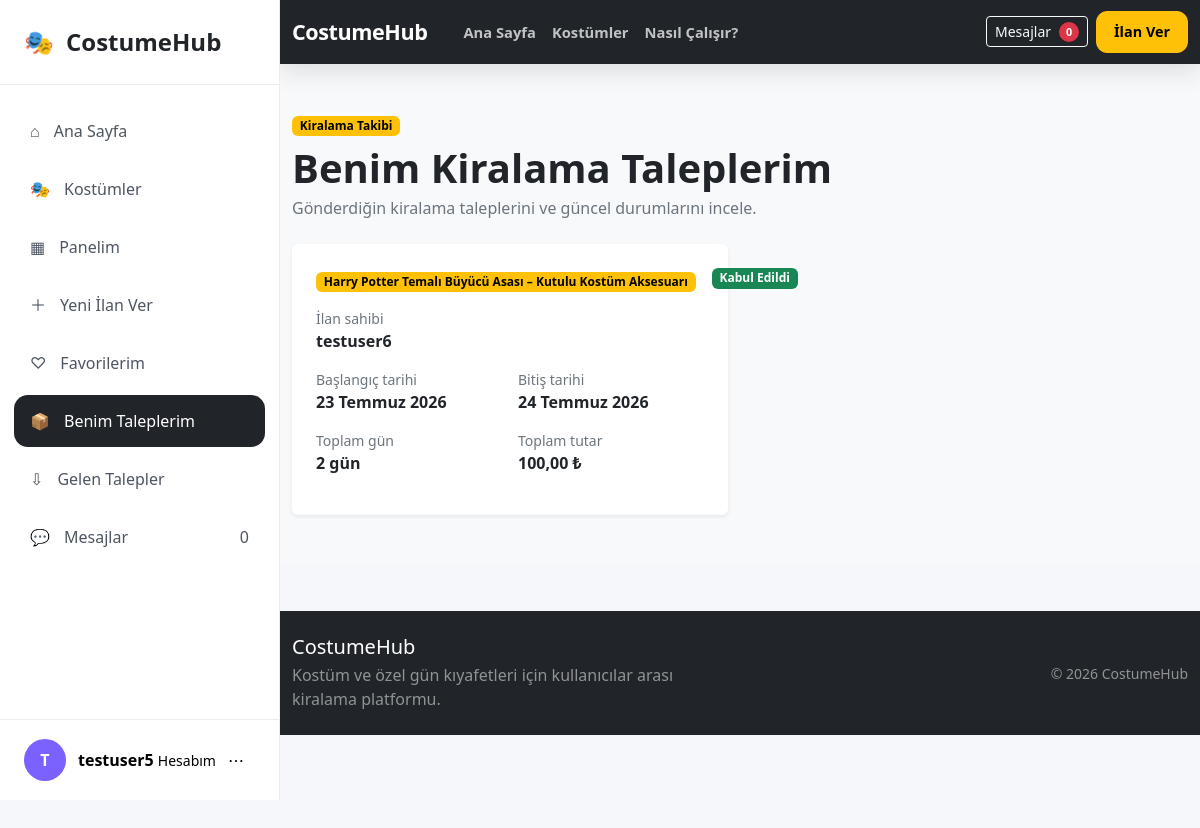
Screenshot of /kiralamalar/benim-taleplerim/ (signed in) with the database file from the repository.
### rentals/models.py (models this page shows, shortened)
class KiralamaTalebi(models.Model):
    DURUM_SECENEKLERI = [
        ("BEKLIYOR", "Bekliyor"),
        ("KABUL_EDILDI", "Kabul Edildi"),
        ("TESLIM_EDILDI", "Teslim Edildi"),
        ("IADE_EDILDI", "İade Edildi"),
        ("TAMAMLANDI", "Tamamlandı"),
        ("REDDEDILDI", "Reddedildi"),
        ("IPTAL_EDILDI", "İptal Edildi"),
    ]
    ilan = models.ForeignKey(
        "products.Ilan",
        on_delete=models.CASCADE,
        related_name="kiralama_talepleri",
        verbose_name="İlan",
    )
    kiraci = models.ForeignKey(
        settings.AUTH_USER_MODEL,
        on_delete=models.CASCADE,
        related_name="kiralama_talepleri",
        verbose_name="Kiracı",
    )
    baslangic_tarihi = models.DateField(
        verbose_name="Başlangıç tarihi",
    )
    bitis_tarihi = models.DateField(
        verbose_name="Bitiş tarihi",
    )
    toplam_gun = models.PositiveIntegerField(
        verbose_name="Toplam gün",
    )
    toplam_tutar = models.DecimalField(
        max_digits=10,
        decimal_places=2,
        verbose_name="Toplam tutar",
    )
    durum = models.CharField(
        max_length=20,
        choices=DURUM_SECENEKLERI,
        default="BEKLIYOR",
        verbose_name="Talep durumu",
    )
    not_metni = models.TextField(
        blank=True,
        verbose_name="Kiracı notu",
    )
    olusturulma_tarihi = models.DateTimeField(
        auto_now_add=True,
        verbose_name="Oluşturulma tarihi",
    )
    guncellenme_tarihi = models.DateTimeField(
        auto_now=True,
        verbose_name="Güncellenme tarihi",
    )
    class Meta:
        verbose_name = "Kiralama talebi"
        verbose_name_plural = "Kiralama talepleri"
        ordering = ["-olusturulma_tarihi"]

### products/models.py (models this page shows, shortened)
class Ilan(models.Model):
    BEDEN_SECENEKLERI = [
        ("XS", "XS"),
        ("S", "S"),
        ("M", "M"),
        ("L", "L"),
        ("XL", "XL"),
        ("XXL", "XXL"),
        ("STANDART", "Standart"),
    ]
    DURUM_SECENEKLERI = [
        ("TASLAK", "Taslak"),
        ("YAYINDA", "Yayında"),
        ("PASIF", "Pasif"),
    ]
    ilan_sahibi = models.ForeignKey(
        settings.AUTH_USER_MODEL,
        on_delete=models.CASCADE,
        related_name="ilanlar",
        verbose_name="İlan sahibi",
    )
    kategori = models.ForeignKey(
        Kategori,
        on_delete=models.PROTECT,
        related_name="ilanlar",
        verbose_name="Kategori",
    )
    baslik = models.CharField(
        max_length=150,
        verbose_name="İlan başlığı",
    )
    aciklama = models.TextField(
        max_length=2000,
        verbose_name="Açıklama",
    )
    fotograf = models.ImageField(
        upload_to="ilanlar/",
        blank=True,
        null=True,
        verbose_name="İlan fotoğrafı",
    )
    beden = models.CharField(
        max_length=20,
        choices=BEDEN_SECENEKLERI,
        verbose_name="Beden",
    )
    renk = models.CharField(
        max_length=50,
        verbose_name="Renk",
    )
    gunluk_fiyat = models.DecimalField(
        max_digits=10,
        decimal_places=2,
        verbose_name="Günlük kiralama ücreti",
    )
    depozito = models.DecimalField(
        max_digits=10,
        decimal_places=2,
        default=0,
        verbose_name="Depozito",
    )
    sehir = models.CharField(
        max_length=50,
        verbose_name="Şehir",
    )
    durum = models.CharField(
        max_length=20,
        choices=DURUM_SECENEKLERI,
        default="YAYINDA",
        verbose_name="İlan durumu",
    )
    mevcut_mu = models.BooleanField(
        default=True,
        verbose_name="Kiralamaya uygun mu?",
    )
    olusturulma_tarihi = models.DateTimeField(
        auto_now_add=True,
    )
    guncellenme_tarihi = models.DateTimeField(
        auto_now=True,
    )
    class Meta:
        verbose_name = "İlan"
        verbose_name_plural = "İlanlar"
        ordering = [
            "-olusturulma_tarihi",
        ]

### rentals/views.py (the view)
@login_required
def benim_kiralama_taleplerim(request):
    talepler = (
        KiralamaTalebi.objects.filter(
            kiraci=request.user,
        )
        .select_related(
            "ilan",
            "ilan__ilan_sahibi",
            "degerlendirme",
        )
        .order_by("-olusturulma_tarihi")
    )
    return render(
        request,
        "rentals/benim_kiralama_taleplerim.html",
        {
            "talepler": talepler,
        },
    )

### templates/rentals/benim_kiralama_taleplerim.html (shortened to what this page needs)
{% extends "base.html" %}
{% block content %}
<section class="py-5 bg-light">
    <div class="container">
        <div class="mb-4">
            <span class="badge text-bg-warning mb-2">
                Kiralama Takibi
            </span>
            <h1 class="fw-bold mb-1">
                Benim Kiralama Taleplerim
            </h1>
            <p class="text-secondary mb-0">
                Gönderdiğin kiralama taleplerini ve güncel durumlarını incele.
            </p>
        </div>
        {% if talepler %}
            <div class="row g-4">
                {% for talep in talepler %}
                    <div class="col-lg-6">
                        <div class="card h-100 border-0 shadow-sm">
                            <div class="card-body p-4">
                                <div
                                    class="d-flex justify-content-between
                                           align-items-start gap-3 mb-3"
                                >
                                    <a
                                        href="{% url 'products:ilan_detay' talep.ilan.id %}"
                                        class="text-decoration-none"
                                    >
                                        <span class="badge text-bg-warning">
                                            {{ talep.ilan.baslik }}
                                        </span>
                                    </a>
                                    {% if talep.durum == "BEKLIYOR" %}
                                        <span class="badge text-bg-secondary">
                                            Bekliyor
                                        </span>
                                    {% elif talep.durum == "KABUL_EDILDI" %}
                                        <span class="badge text-bg-success">
                                            Kabul Edildi
                                        </span>
                                    {% elif talep.durum == "TESLIM_EDILDI" %}
                                        <span class="badge text-bg-primary">
                                            Teslim Edildi
                                        </span>
                                    {% elif talep.durum == "IADE_EDILDI" %}
                                        <span class="badge text-bg-info">
                                            İade Edildi
                                        </span>
                                    {% elif talep.durum == "TAMAMLANDI" %}
                                        <span class="badge text-bg-dark">
                                            Tamamlandı
                                        </span>
                                    {% elif talep.durum == "REDDEDILDI" %}
                                        <span class="badge text-bg-danger">
                                            Reddedildi
                                        </span>
                                    {% elif talep.durum == "IPTAL_EDILDI" %}
                                        <span class="badge text-bg-danger">
                                            İptal Edildi
                                        </span>
                                    {% else %}
                                        <span class="badge text-bg-light border">
                                            {{ talep.get_durum_display }}
                                        </span>
                                    {% endif %}
                                </div>
                                <div class="mb-3">
                                    <div class="small text-secondary">
                                        İlan sahibi
                                    </div>
                                    <div class="fw-semibold">
                                        {{ talep.ilan.ilan_sahibi.username }}
                                    </div>
                                </div>
                                <div class="row g-3 mb-3">
                                    <div class="col-sm-6">
                                        <div class="small text-secondary">
                                            Başlangıç tarihi
                                        </div>
                                        <div class="fw-semibold">
                                            {{ talep.baslangic_tarihi|date:"d F Y" }}
                                        </div>
                                    </div>
                                    <div class="col-sm-6">
                                        <div class="small text-secondary">
                                            Bitiş tarihi
                                        </div>
                                        <div class="fw-semibold">
                                            {{ talep.bitis_tarihi|date:"d F Y" }}
                                        </div>
                                    </div>
                                    <div class="col-sm-6">
                                        <div class="small text-secondary">
                                            Toplam gün
                                        </div>
                                        <div class="fw-semibold">
                                            {{ talep.toplam_gun }} gün
                                        </div>
                                    </div>
                                    <div class="col-sm-6">
                                        <div class="small text-secondary">
                                            Toplam tutar
                                        </div>
                                        <div class="fw-bold">
                                            {{ talep.toplam_tutar }} ₺
                                        </div>
                                    </div>
                                </div>
                            </div>
                        </div>
                    </div>
                {% endfor %}
            </div>
        {% endif %}
    </div>
</section>
{% endblock %}

### templates/partials/sidebar.html (shortened to what this page needs)
<aside class="costume-sidebar d-none d-lg-flex">
    <div class="costume-sidebar-header">
        <a
            href="{% url 'products:home' %}"
            class="costume-sidebar-brand"
        >
            <span class="costume-sidebar-logo">
                🎭
            </span>
            <span>CostumeHub</span>
        </a>
    </div>
    <div class="costume-sidebar-body">
        <nav class="costume-sidebar-menu">
            <a
                href="{% url 'products:home' %}"
                class="costume-sidebar-link
                "
            >
                <span class="costume-sidebar-icon">⌂</span>
                <span>Ana Sayfa</span>
            </a>
            <a
                href="{% url 'products:ilan_listesi' %}"
                class="costume-sidebar-link
                "
            >
                <span class="costume-sidebar-icon">🎭</span>
                <span>Kostümler</span>
            </a>
            <a
                href="{% url 'accounts:panel' %}"
                class="costume-sidebar-link
                "
            >
                <span class="costume-sidebar-icon">▦</span>
                <span>Panelim</span>
            </a>
            <a
                href="{% url 'products:ilan_olustur' %}"
                class="costume-sidebar-link costume-sidebar-primary
                "
            >
                <span class="costume-sidebar-icon">＋</span>
                <span>Yeni İlan Ver</span>
            </a>
            <a
                href="{% url 'favorites:favorilerim' %}"
                class="costume-sidebar-link
                "
            >
                <span class="costume-sidebar-icon">♡</span>
                <span>Favorilerim</span>
            </a>
            <a
                href="{% url 'rentals:benim_kiralama_taleplerim' %}"
                class="costume-sidebar-link
                {% if request.resolver_match.url_name == 'benim_kiralama_taleplerim' %}
                    active
                {% endif %}"
            >
                <span class="costume-sidebar-icon">📦</span>
                <span>Benim Taleplerim</span>
            </a>
            <a
                href="{% url 'rentals:gelen_kiralama_talepleri' %}"
                class="costume-sidebar-link
                "
            >
                <span class="costume-sidebar-icon">⇩</span>
                <span>Gelen Talepler</span>
            </a>
            <a
                href="{% url 'conversations:sohbet_listesi' %}"
                class="costume-sidebar-link
                "
            >
                <span class="costume-sidebar-icon">💬</span>
                <span class="flex-grow-1">
                    Mesajlar
                </span>
                <span class="costume-sidebar-badge">
                    0
                </span>
            </a>
        </nav>
    </div>
    <div class="costume-sidebar-footer">
        <div class="dropdown">
            <button
                class="costume-sidebar-account"
                type="button"
                data-bs-toggle="dropdown"
                aria-expanded="false"
            >
                <span class="costume-sidebar-avatar">
                    {{ user.username|first|upper }}
                </span>
                <span class="costume-sidebar-account-text">
                    <strong>{{ user.username }}</strong>
                    <small>Hesabım</small>
                </span>
                <span class="costume-sidebar-more">
                    ⋯
                </span>
            </button>
        </div>
    </div>
</aside>

### static/css/style.css (style rules this page uses)
body { background-color: #ffffff; color: #212529; }
.card { transition: transform 0.2s ease, box-shadow 0.2s ease; }
.costume-app-layout { background:#f6f7fb; }
.costume-sidebar { position:fixed; top:0; left:0; width:280px; height:100vh; background:#ffffff; border-right:1px solid #ececec; display:flex; flex-direction:column; z-index:1050; }
.costume-sidebar-header { padding:24px; border-bottom:1px solid #ececec; }
.costume-sidebar-brand { font-size:24px; font-weight:700; color:#212529; text-decoration:none; display:flex; align-items:center; gap:12px; }
.costume-sidebar-body { flex:1; overflow-y:auto; padding:20px 14px; }
.costume-sidebar-link { display:flex; align-items:center; gap:14px; padding:14px 16px; margin-bottom:6px; border-radius:14px; color:#4d5562; text-decoration:none; transition:.25s; }
.costume-sidebar-link.active { background:#212529; color:#fff; }
.costume-sidebar-footer { border-top:1px solid #ececec; padding:18px; }
.costume-sidebar-account { display:flex; align-items:center; gap:12px; width:100%; border:none; background:none; }
.costume-sidebar-avatar { width:42px; height:42px; border-radius:50%; background:#7b61ff; color:white; display:flex; align-items:center; justify-content:center; font-weight:bold; }

### rows the page displays
KiralamaTalebi: ilan.baslik "Harry Potter Temalı Büyücü Asası – Kutulu Kostüm Aksesuarı", durum "Kabul Edildi", ilan.ilan_sahibi.username "testuser6", baslangic_tarihi "23 Temmuz 2026", bitis_tarihi "24 Temmuz 2026", toplam_gun "2", toplam_tutar "100,00"

### other values shown
{{ user.username|first|upper }} "T"
{{ user.username }} "testuser5"
